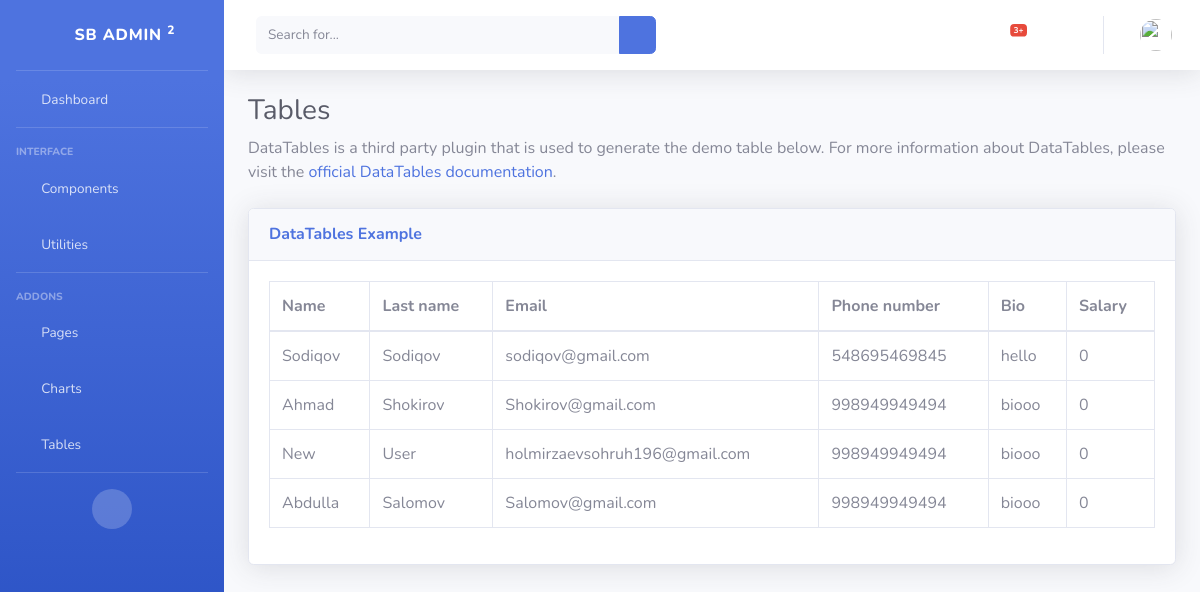
The app's page /dashboard/tables/ with its own data.
### furn/models.py (models this page shows, shortened)
class MyUser(AbstractUser):
    username = None
    email = models.EmailField(unique=True)
    USERNAME_FIELD = 'email'
    REQUIRED_FIELDS = ['first_name', 'last_name']
    is_organiser = models.BooleanField(default=False)
    is_agent = models.BooleanField(default=False)

class Profile(models.Model):
    class Meta:
        verbose_name = "My profile"
        verbose_name_plural = "Profile"
    sell = models.IntegerField(default=0)
    bio = models.CharField(max_length=100, default="biooo")
    phone_number = models.IntegerField(default=998949949494)
    custome_user = models.OneToOneField(MyUser, on_delete=models.CASCADE)
    image = models.ImageField(default='arrivals5.png', upload_to = "profile")

### dashboard/views.py (the view)
# urls.py: path('tables/', tables, name='tables'),
def tables(request):
    if 'search' in request.GET:
        search = request.GET['search']
        full_search = Q(Q(first_name__icontains=search) | Q(email__icontains=search))
        user_info = User.objects.filter(full_search)
    else:
        user_info = User.objects.all()
    context = {
        "user": user_info,
    }
    return render(request, 'dashboard/includes/tables.html', context)

### templates/dashboard/includes/tables.html (shortened to what this page needs)
{% extends 'dashboard/layouts/base.html' %}
{% block contend %}
                <div class="container-fluid">
                    <h1 class="h3 mb-2 text-gray-800">Tables</h1>
                    <p class="mb-4">DataTables is a third party plugin that is used to generate the demo table below.
                        For more information about DataTables, please visit the <a target="_blank"
                            href="#">official DataTables documentation</a>.</p>
                    <div class="card shadow mb-4">
                        <div class="card-header py-3">
                            <h6 class="m-0 font-weight-bold text-primary">DataTables Example</h6>
                        </div>
                        <div class="card-body">
                            <div class="table-responsive">
                                <table class="table table-bordered" id="dataTable" width="100%" cellspacing="0">
                                    <thead>
                                        <tr>
                                            <th>Name</th>
                                            <th>Last name</th>
                                            <th>Email</th>
                                            <th>Phone number</th>
                                            <th>Bio</th>
                                            <th>Salary</th>
                                        </tr>
                                    </thead>
                                    <tbody>
                                        {% for user in user %}
                                        <tr>
                                            <td>{{ user.first_name }}</td>
                                            <td>{{ user.last_name }}</td>
                                            <td>{{ user.email }}</td>
                                            <td>{{ user.profile.phone_number }}</td>
                                            <td>{{ user.profile.bio }}</td>
                                            <td>{{ user.profile.sell }}</td>
                                        </tr>
                                        {% endfor %}
                                    </tbody>
                                </table>
                            </div>
                        </div>
                    </div>
                </div>
{% endblock %}

### templates/dashboard/layouts/base.html (shortened to what this page needs)
{% load static %}
    <!DOCTYPE html>
    <html lang="en">
    <head>
        <link href="{% static 'vendor/fontawesome-free/css/all.min.css' %}" rel="stylesheet" type="text/css">
        <link href="{% static 'css/sb-admin-2.min.css' %}" rel="stylesheet">
    </head>
    <body>
        <div id="wrapper">
                <ul class="navbar-nav bg-gradient-primary sidebar sidebar-dark accordion" id="accordionSidebar">
                <a class="sidebar-brand d-flex align-items-center justify-content-center" href="{% url 'dashboard:home' %}">
                    <div class="sidebar-brand-icon rotate-n-15">
                        <i class="fas fa-laugh-wink"></i>
                    </div>
                    <div class="sidebar-brand-text mx-3">SB Admin <sup>2</sup></div>
                </a>
                <hr class="sidebar-divider my-0">
                <li class="nav-item">
                    <a class="nav-link" href="{% url 'dashboard:home' %}">
                        <i class="fas fa-fw fa-tachometer-alt"></i>
                        <span>Dashboard</span></a>
                </li>
                <hr class="sidebar-divider">
                <div class="sidebar-heading">
                    Interface
                </div>
                <li class="nav-item">
                    <a class="nav-link collapsed" href="#" data-toggle="collapse" data-target="#collapseTwo"
                        aria-expanded="true" aria-controls="collapseTwo">
                        <i class="fas fa-fw fa-cog"></i>
                        <span>Components</span>
                    </a>
                </li>
                <li class="nav-item">
                    <a class="nav-link collapsed" href="#" data-toggle="collapse" data-target="#collapseUtilities"
                     aria-controls="collapseUtilities">
                        <i class="fas fa-fw fa-wrench"></i>
                        <span>Utilities</span>
                    </a>
                </li>
                <hr class="sidebar-divider">
                <div class="sidebar-heading">
                    Addons
                </div>
                <li class="nav-item">
                    <a class="nav-link collapsed" href="#" data-toggle="collapse" data-target="#collapsePages"
                        aria-expanded="true" aria-controls="collapsePages">
                        <i class="fas fa-fw fa-folder"></i>
                        <span>Pages</span>
                    </a>
                </li>
                <li class="nav-item">
                    <a class="nav-link" href="{% url 'dashboard:charts' %}">
                        <i class="fas fa-fw fa-chart-area"></i>
                        <span>Charts</span></a>
                </li>
                <li class="nav-item">
                    <a class="nav-link" href="{% url 'dashboard:tables' %}">
                        <i class="fas fa-fw fa-table"></i>
                        <span>Tables</span></a>
                </li>
                <hr class="sidebar-divider d-none d-md-block">
                <div class="text-center d-none d-md-inline">
                    <button class="rounded-circle border-0" id="sidebarToggle"></button>
                </div>
                </ul>
                <div id="content-wrapper" class="d-flex flex-column">
                <div id="content">
                    <nav class="navbar navbar-expand navbar-light bg-white topbar mb-4 static-top shadow">
                        <form
                            class="d-none d-sm-inline-block form-inline mr-auto ml-md-3 my-2 my-md-0 mw-100 navbar-search" method="GET">
                            <div class="input-group">
                                <input type="text" name="search" class="form-control bg-light border-0 small" placeholder="Search for..."
                                    aria-label="Search" aria-describedby="basic-addon2">
                                <div class="input-group-append">
                                    <button class="btn btn-primary" type="button">
                                        <i class="fas fa-search fa-sm"></i>
                                    </button>
                                </div>
                            </div>
                        </form>
                        <ul class="navbar-nav ml-auto">
                            <li class="nav-item dropdown no-arrow mx-1">
                                <a class="nav-link dropdown-toggle" href="#" id="alertsDropdown" role="button"
                                    data-toggle="dropdown" aria-haspopup="true" aria-expanded="false">
                                    <i class="fas fa-bell fa-fw"></i>
                                    <span class="badge badge-danger badge-counter">3+</span>
                                </a>
                            </li>
                            <li class="nav-item dropdown no-arrow mx-1">
                                <a class="nav-link dropdown-toggle" href="#" id="messagesDropdown" role="button"
                                    data-toggle="dropdown" aria-haspopup="true" aria-expanded="false">
                                    <i class="fas fa-envelope fa-fw"></i>
                                </a>
                            </li>
                            <li class="nav-item dropdown no-arrow">
                                <a class="nav-link dropdown-toggle" href="#" id="userDropdown" role="button"
                                    data-toggle="dropdown" aria-haspopup="true" aria-expanded="false">
                                    <img class="img-profile rounded-circle"
                                        src="{{ request.user.profile.image.url }}">
                                </a>
                            </li>
                        </ul>
                    </nav>
                    {% block contend %}{% endblock %}
                </div>
                </div>
        </div>
    </body>
    </html>

### records on screen
MyUser: first_name "Sodiqov", last_name "Sodiqov", email "sodiqov@gmail.com", profile.phone_number "548695469845", profile.bio "hello", profile.sell "0"
MyUser: first_name "Ahmad", last_name "Shokirov", email "Shokirov@gmail.com", profile.phone_number "998949949494", profile.bio "biooo", profile.sell "0"
MyUser: first_name "New", last_name "User", email "holmirzaevsohruh196@gmail.com", profile.phone_number "998949949494", profile.bio "biooo", profile.sell "0"
MyUser: first_name "Abdulla", last_name "Salomov", email "Salomov@gmail.com", profile.phone_number "998949949494", profile.bio "biooo", profile.sell "0"
